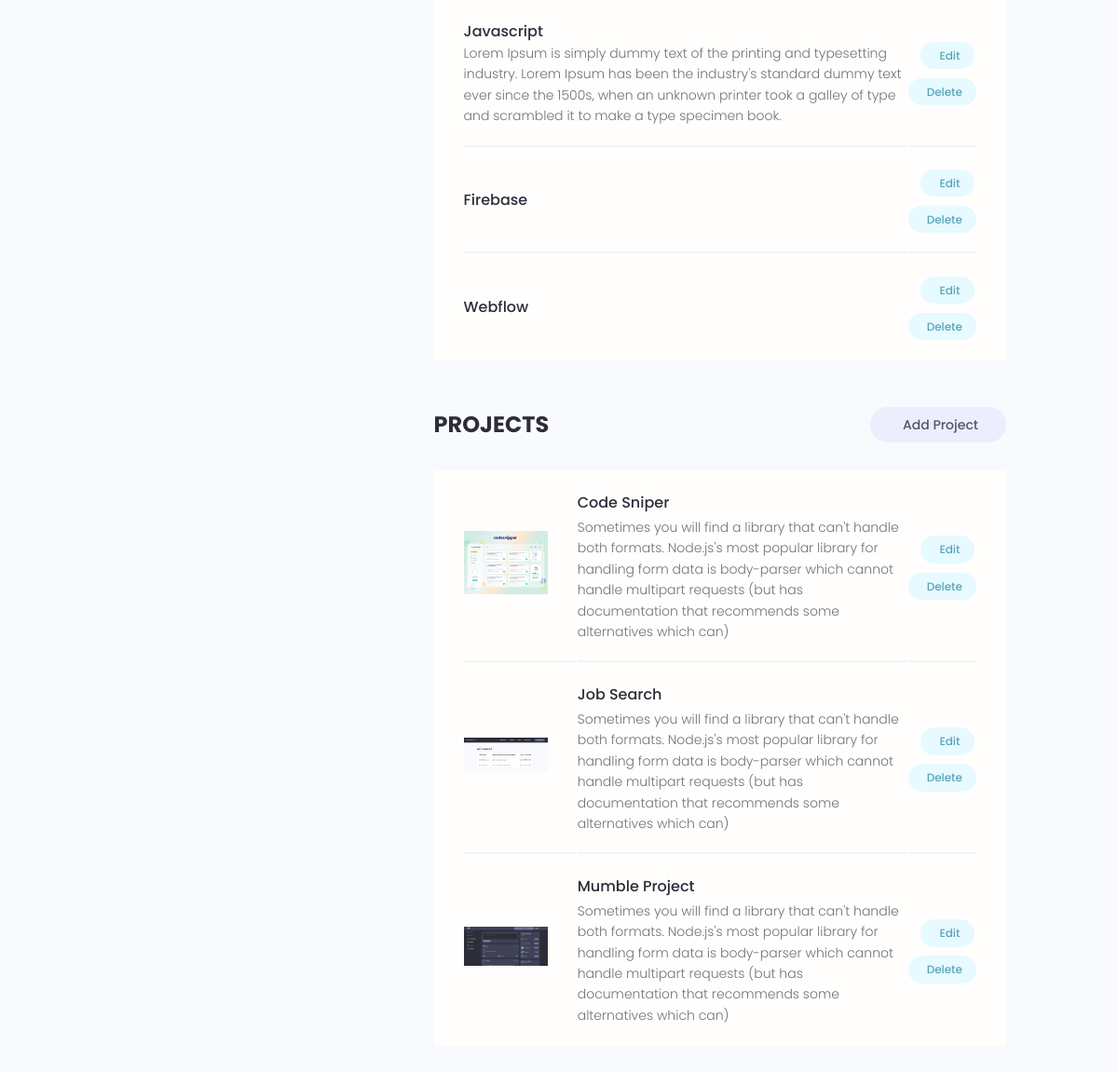
/account/ (signed in, lower part), run on an earlier commit of the app's database.
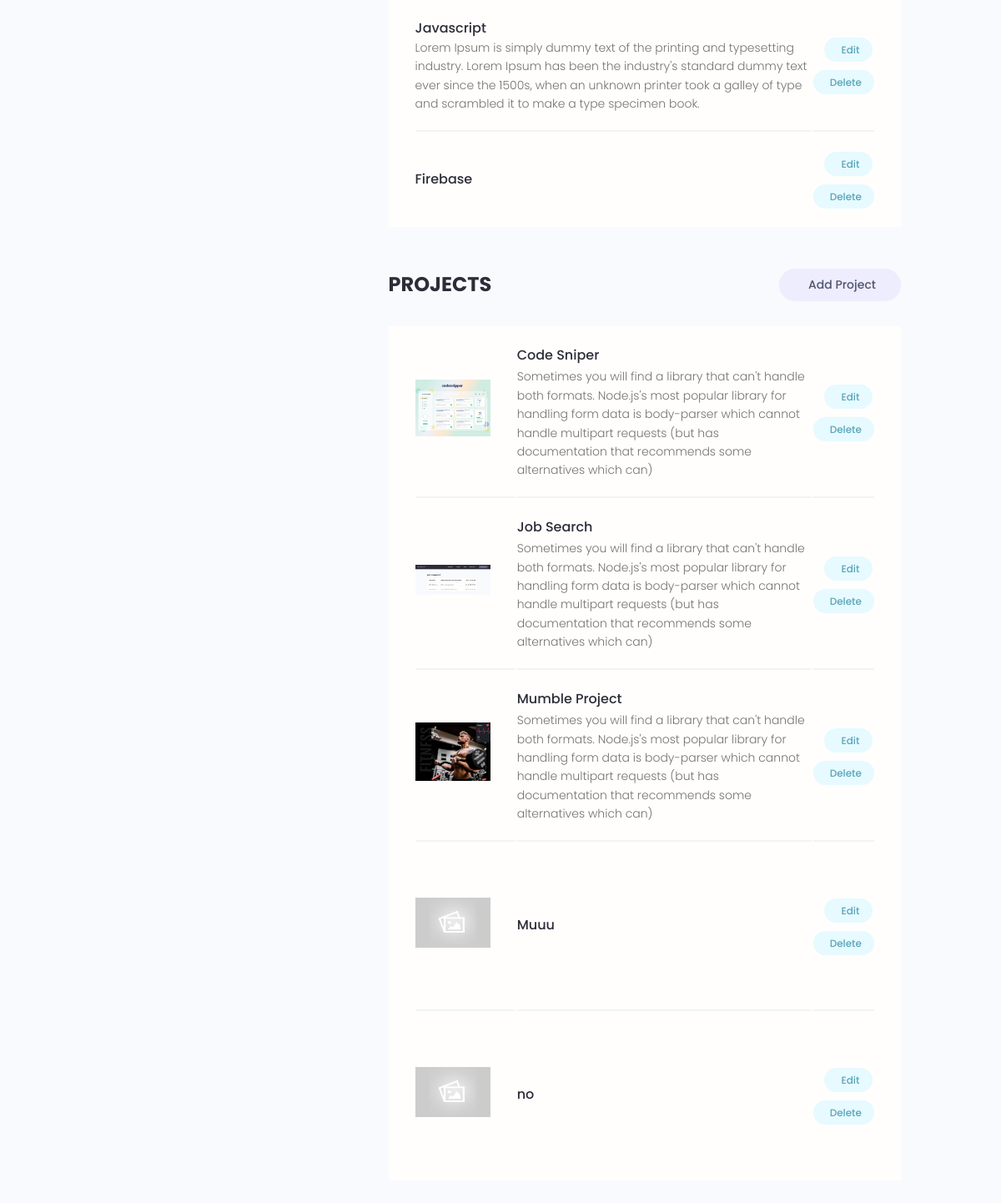
And on a later commit of the database.
### users/models.py (models this page shows, shortened)
class Skill(models.Model):
    user = models.ForeignKey(Profile, on_delete=models.CASCADE, null=True, blank=True)
    name = models.CharField(max_length=200, null=True, blank=True)
    description = models.TextField(null=True, blank=True)
    created = models.DateTimeField(auto_now_add=True)
    id = models.UUIDField(default=uuid.uuid4, unique=True, primary_key=True, editable=False)

### projects/models.py (models this page shows, shortened)
class Project(models.Model):
    owner = models.ForeignKey(Profile, on_delete=models.SET_NULL, null=True, blank=True)
    title = models.CharField(max_length=200)
    description = models.TextField(null=True, blank=True)
    demo_link = models.CharField(max_length=2000, null=True, blank=True)
    source_link = models.CharField(max_length=2000, null=True, blank=True)
    featured_image = models.ImageField(null=True, blank=True, default="default.jpg")
    tags = models.ManyToManyField('Tag', blank=True)
    vote_total = models.IntegerField(default=0, null=True, blank=True)
    vote_ratio = models.IntegerField(default=0, null=True, blank=True)
    created = models.DateTimeField(auto_now_add=True)
    id = models.UUIDField(default=uuid.uuid4, unique=True, primary_key=True, editable=False)
    def __str__(self):
        return self.title
    @property
    def imageURL(self):
        try:
            url = self.featured_image.url
        except:
            url = "/images/default.jpg"
        return url
    class Meta:
        ordering = ['-vote_ratio', '-vote_total', 'title']      # -created to display newest

### users/views.py (the view)
# urls.py: path('account/', views.userAccount, name="account"),
@login_required(login_url="login")
def userAccount(request):
    profile = request.user.profile
    skills = profile.skill_set.all()
    projects = profile.project_set.all()
    context = {"profile": profile, "skills": skills, "projects": projects}
    return render(request, "users/account.html", context)

### users/templates/users/account.html (shortened to what this page needs)
{% extends 'main.html' %}
{% block content %}
    <main class="settingsPage profile my-md">
      <div class="container">
        <div class="layout">
          <div class="column column--1of3">
          </div>
          <div class="column column--2of3">
            <table class="settings__table">
              {% for skill in skills %}
              <tr>
                <td class="settings__tableInfo">
                  <h4>{{ skill.name }}</h4>
                  <p>
                    {{ skill.description }}
                  </p>
                </td>
                <td class="settings__tableActions">
                  <a class="tag tag--pill tag--main settings__btn" href="{% url 'update-skill' skill.id %}"> Edit</a>
                  <a class="tag tag--pill tag--main settings__btn" href="{% url 'delete-skill' skill.id %}?next=/account">
                    Delete</a>
                </td>
              </tr>
              {% endfor %}
            </table>
            <div class="settings">
              <h3 class="settings__title">Projects</h3>
              <a class="tag tag--pill tag--sub settings__btn tag--lg" href="{% url 'create-project' %}"> Add Project</a>
            </div>
            <table class="settings__table">
              {% for project in projects %}
              <tr>
                <td class="settings__thumbnail">
                  <a href="{% url 'project' project.id %}"><img src="{{ project.imageURL }}" alt="Project Thumbnail" /></a>
                </td>
                <td class="settings__tableInfo">
                  <a href="{% url 'project' project.id %}">{{ project }}</a>
                  <p>
                    {{ project.description }}
                  </p>
                </td>
                <td class="settings__tableActions">
                  <a class="tag tag--pill tag--main settings__btn" href="{% url 'update-project' project.id %}"> Edit</a>
                  <a class="tag tag--pill tag--main settings__btn" href="{% url 'delete-project' project.id %}?next=/account">
                    Delete</a>
                </td>
              </tr>
              {% endfor %}
            </table>
          </div>
        </div>
      </div>
    </main>
{% endblock %}

What changed in the data, as far as the page shows it:
removed Skill: name "Webflow"
changed Project "Mumble Project": imageURL: a different picture
added Project: title "Muuu"
added Project: imageURL (placeholder picture), title "no"
